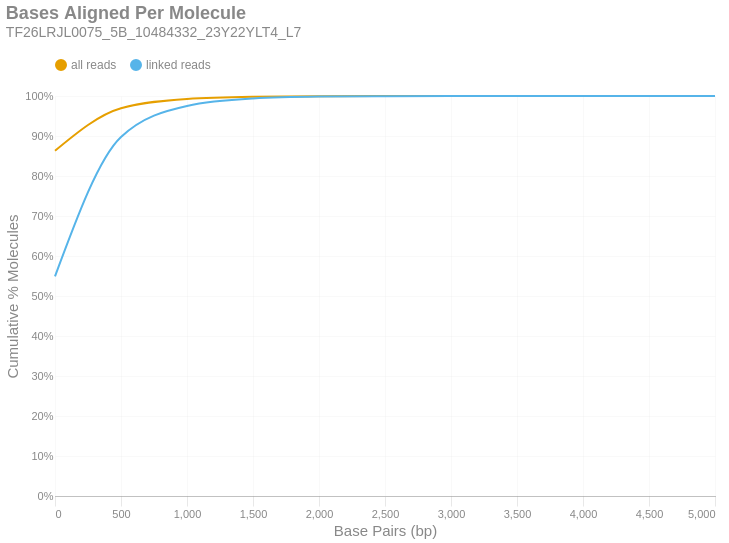

Notebook code for this chart:
### Markdown cell above
### Bases Aligned Per Molecule
This is a cumulative frequency distribution showing the number of base pairs aligned per unique molecule. These data are shown in 500 bp bins. There are two distributions: one with `all reads` (yellow) and another with only `linked reads` (blue). The percent of molecules in the `linked reads` distribution is relative to the total number of linked molecules.

### Code cell
if SKIPLR:
    print_html(f"Skipped")
else:
    binned_df = consolidated_hist(valids['aligned_bp'], mask, 500, True)
    with SafeRender(binned_df):
        (
            density_plot(binned_df, 'Bases Aligned Per Molecule', samplename, 'basesper')
            .encode(
                x=alt.X('bin:Q', title="Base Pairs (bp)").axis(tickMinStep=500).scale(padding=0),
                y=alt.Y('value:Q', title='Cumulative % Molecules')
                    .axis(format='%')
                    .scale(domain = [0,1])
                    .stack(False),
                color=alt.Color("key:N").scale(domain = ["all reads", "linked reads"]),
                tooltip = [
                    alt.Tooltip("key:N", title = "Data Type"),
                    alt.Tooltip("range_label:N", title="Bases Aligned Per Molecule"),
                    alt.Tooltip("value:Q", format = ".2%", title="% Molecules (Cum.)")
                ]
            )
        ).display()

### Figure 1 — Vega-Lite specification as saved in the notebook (floating-point values rounded to 4 significant figures)
{"width": "container", "height": 400, "config": {"title": {"anchor": "start", "dy": -15, "fontSize": 18, "color": "#888888", "subtitleColor": "#888888", "subtitleFontSize": 14}, "arc": {"fill": "#0072B2"}, "axis": {"domainColor": "#888888", "domainWidth": 0.5, "gridWidth": 0.2, "grid": false, "titleFontWeight": 400, "titleFontSize": 15, "labelFontSize": 11, "labelColor": "#888888", "tickColor": "#888888", "tickWidth": 0.2, "titleColor": "#888888"}, "axisBand": {"grid": false}, "axisX": {"grid": true, "tickSize": 10, "domainCap": "round"}, "axisY": {"domain": false, "grid": true, "tickSize": 0, "domainCap": "round"}, "background": "transparent", "header": {"labelFontSize": 15, "labelColor": "#888888", "titleFontSize": 15, "titleFontWeight": 600, "titleColor": "#888888"}, "legend": {"labelFont": "sans-serif", "labelFontSize": 12, "labelColor": "#888888", "symbolSize": 100, "symbolType": "circle", "titleFontSize": 12, "titlePadding": 10, "titleColor": "#888888", "title": null, "orient": "top"}, "range": {"category": ["#E69F00", "#56B4E9", "#009E73", "#F0E442", "#0072B2", "#D55E00", "#CC79A7", "#000000"], "diverging": ["#cfe8f3", "#a2d4ec", "#73bfe2", "#46abdb", "#1696d2", "#12719e"]}, "area": {"fill": "#0072B2", "fillOpacity": 0.7, "line": true, "strokeOpacity": 0.7}, "line": {"color": "#0072B2", "stroke": "#0072B2", "strokeWidth": 2}, "trail": {"color": "#0072B2", "stroke": "#0072B2", "strokeWidth": 0, "size": 1}, "point": {"filled": true, "fillOpacity": 1.0, "size": 95}, "text": {"color": "#888888", "fontSize": 11, "align": "right", "fontWeight": 400, "size": 11}, "bar": {"fill": "#0072B2", "stroke": null}, "view": {"stroke": null, "continuousWidth": 660, "continuousHeight": 400}}, "data": {"name": "data-fe32242cefa132d820e7c42b6bddc04f"}, "mark": {"type": "line", "interpolate": "monotone", "point": {"opacity": 0, "size": 275}}, "encoding": {"color": {"field": "key", "scale": {"domain": ["all reads", "linked reads"]}, "type": "nominal"}, "tooltip": [{"field": "key", "title": "Data Type", "type": "nominal"}, {"field": "range_label", "title": "Bases Aligned Per Molecule", "type": "nominal"}, {"field": "value", "format": ".2%", "title": "% Molecules (Cum.)", "type": "quantitative"}], "x": {"axis": {"tickMinStep": 500}, "field": "bin", "scale": {"padding": 0}, "title": "Base Pairs (bp)", "type": "quantitative"}, "y": {"axis": {"format": "%"}, "field": "value", "scale": {"domain": [0, 1]}, "stack": false, "title": "Cumulative % Molecules", "type": "quantitative"}}, "params": [{"name": "param_c36ac31b6afebe62", "select": {"type": "point", "fields": ["key"]}, "bind": "legend"}], "title": {"text": "Bases Aligned Per Molecule", "subtitle": "TF26LRJL0075_5B_10484332_23Y22YLT4_L7"}, "transform": [{"fold": ["all reads (cumsum)", "linked reads (cumsum)"]}, {"calculate": "replace(datum.key, ' (cumsum)', '')", "as": "key"}, {"filter": {"param": "param_c36ac31b6afebe62"}}], "usermeta": {"embedOptions": {"downloadFileName": "TF26LRJL0075_5B_10484332_23Y22YLT4_L7.basesper"}}, "$schema": "https://vega.github.io/schema/vega-lite/v6.4.1.json", "datasets": {"data-fe32242cefa132d820e7c42b6bddc04f": [{"bin": "0.0", "interval": "0.0-500.0", "all reads": 0.8632, "linked reads": 0.5492, "all reads (cumsum)": 0.8632, "linked reads (cumsum)": 0.5492, "range_label": "0-499"}, {"bin": "500.0", "interval": "500.0-1000.0", "all reads": 0.1063, "linked reads": 0.3484, "all reads (cumsum)": 0.9695, "linked reads (cumsum)": 0.8976, "range_label": "500-999"}, {"bin": "1000.0", "interval": "1000.0-1500.0", "all reads": 0.0231, "linked reads": 0.07752, "all reads (cumsum)": 0.9926, "linked reads (cumsum)": 0.9751, "range_label": "1000-1499"}, {"bin": "1500.0", "interval": "1500.0-2000.0", "all reads": 0.00555, "linked reads": 0.01865, "all reads (cumsum)": 0.9981, "linked reads (cumsum)": 0.9938, "range_label": "1500-1999"}, {"bin": "2000.0", "interval": "2000.0-2500.0", "all reads": 0.001412, "linked reads": 0.004746, "all reads (cumsum)": 0.9996, "linked reads (cumsum)": 0.9985, "range_label": "2000-2499"}, {"bin": "2500.0", "interval": "2500.0-3000.0", "all reads": 0.0003112, "linked reads": 0.001046, "all reads (cumsum)": 0.9999, "linked reads (cumsum)": 0.9996, "range_label": "2500-2999"}, {"bin": "3000.0", "interval": "3000.0-3500.0", "all reads": 9.386e-05, "linked reads": 0.0003155, "all reads (cumsum)": 1.0, "linked reads (cumsum)": 0.9999, "range_label": "3000-3499"}, {"bin": "3500.0", "interval": "3500.0-4000.0", "all reads": 2.077e-05, "linked reads": 6.982e-05, "all reads (cumsum)": 1.0, "linked reads (cumsum)": 1.0, "range_label": "3500-3999"}, {"bin": "4000.0", "interval": "4000.0-4500.0", "all reads": 1.077e-05, "linked reads": 3.621e-05, "all reads (cumsum)": 1.0, "linked reads (cumsum)": 1.0, "range_label": "4000-4499"}, {"bin": "4500.0", "interval": "4500.0-5000.0", "all reads": 3.077e-06, "linked reads": 1.034e-05, "all reads (cumsum)": 1.0, "linked reads (cumsum)": 1.0, "range_label": "4500-4999"}, {"bin": "5000.0", "interval": "5000.0-5500.0", "all reads": 7.693e-07, "linked reads": 2.586e-06, "all reads (cumsum)": 1.0, "linked reads (cumsum)": 1.0, "range_label": "5000-5499"}]}}
